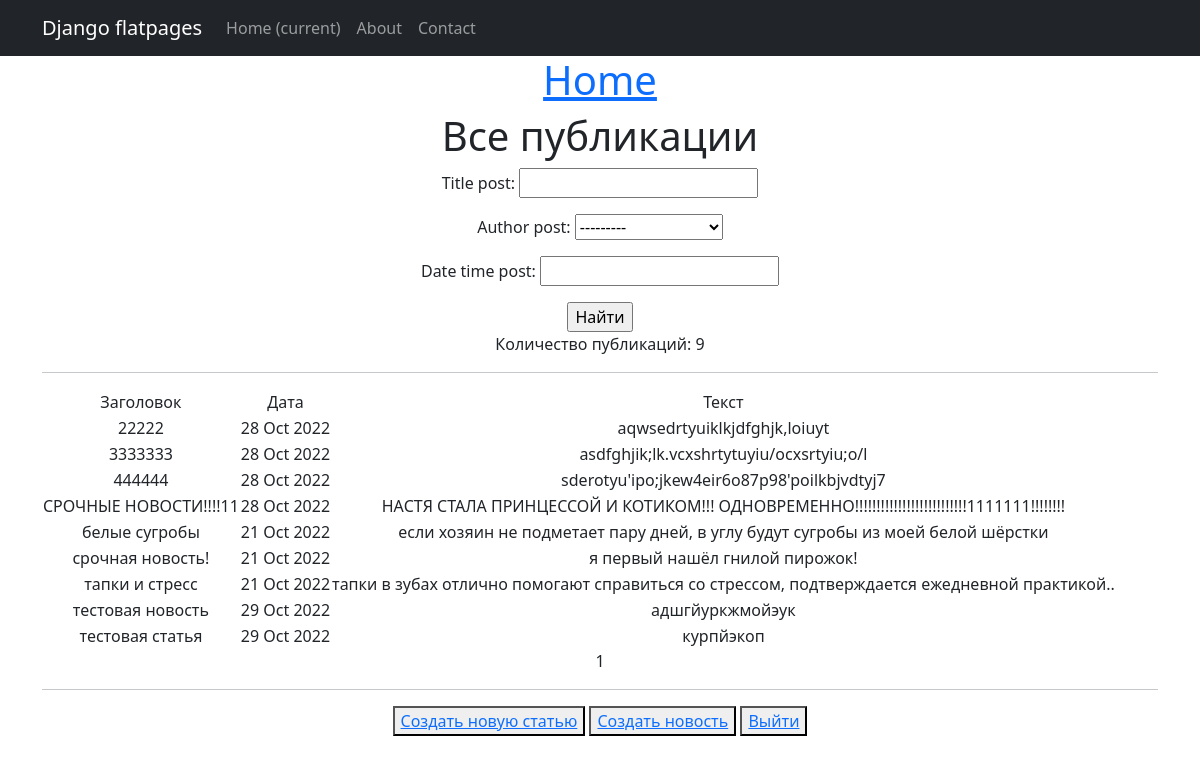
Before: / (signed in) with the older database file.
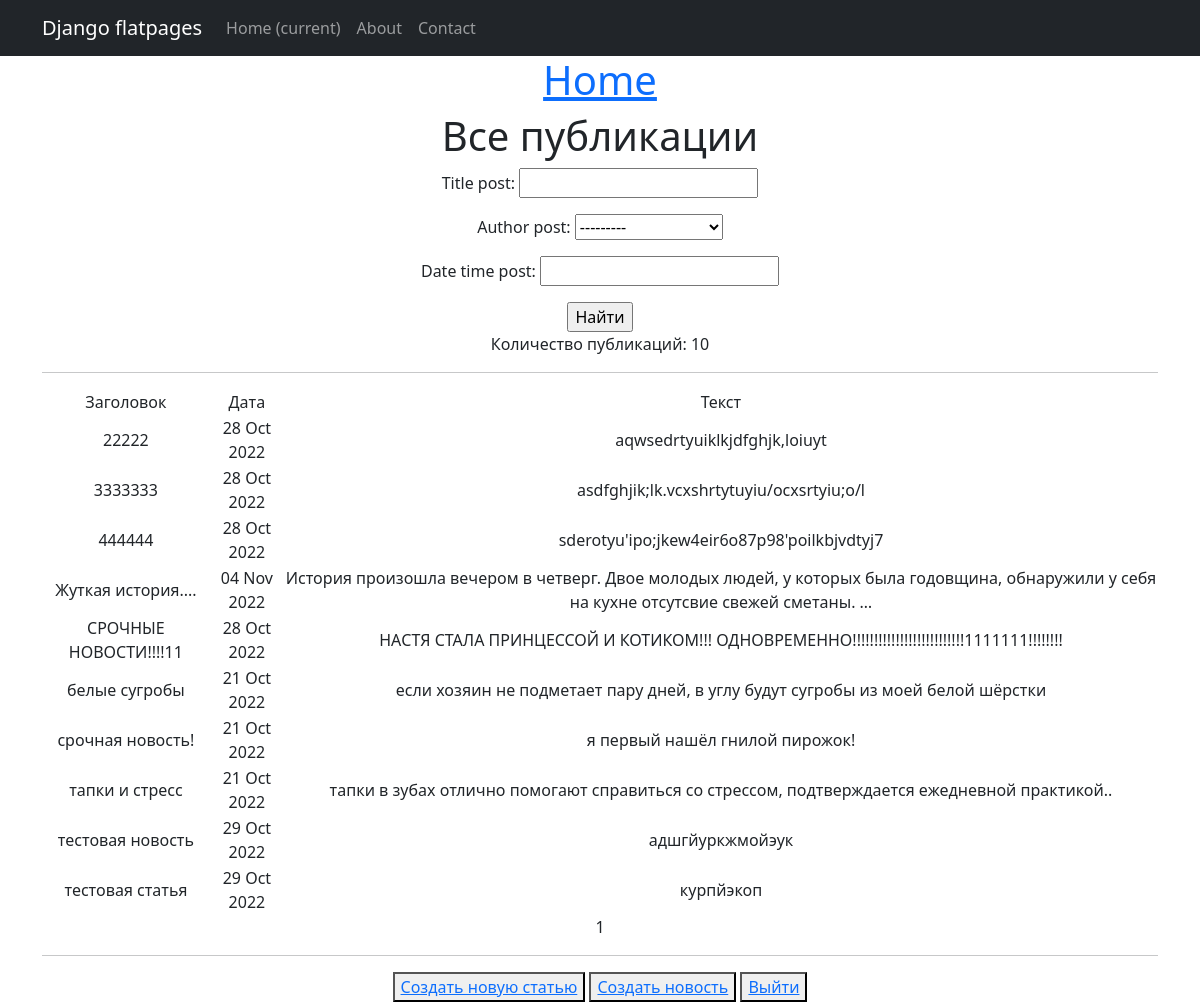
After: the same page with the newer database file.
### NewsApp/models.py (models this page shows, shortened)
class Post(models.Model):
    article = 'AR'
    news = 'NE'
    TYPE = [
    (article, 'статья'),
    (news, 'новость')]
    author_post = models.ForeignKey(Author, on_delete=models.CASCADE)
    type_post = models.CharField(max_length=2, choices=TYPE, default=article)
    date_time_post = models.DateTimeField(auto_now_add=True)
    categories_post = models.ManyToManyField(Category, through='PostCategory')
    title_post = models.CharField(max_length=250)
    text_post = models.TextField()
    rating_post = models.FloatField(default=0.0)

### NewsApp/views.py (the view)
# urls.py: path('', PostsList.as_view(), name='post_list'),
class PostsList(LoginRequiredMixin, ListView):
    model = Post
    ordering = 'title_post'
    template_name = 'posts.html'
    context_object_name = 'posts'
    paginate_by = 10
    def get_queryset(self):
        queryset = super().get_queryset()
        self.filterset = PostFilter(self.request.GET, queryset)
        return self.filterset.qs
    def get_context_data(self, **kwargs):
        context = super().get_context_data(**kwargs)
        context['filterset'] = self.filterset
        return context

### NewsApp/templatetags/custom_filters.py (called while the page is built)
@register.filter()
def censor(value):
    for word in words:
        value = value.replace(word, '***')
    return value

### templates/posts.html (shortened to what this page needs)
{% extends 'flatpages/default.html' %}
{% load custom_filters %}
{% load custom_tags %}
{% block content %}
<h1>Все публикации </h1>
<form action="" method="get">
    {{ filterset.form.as_p }}
    <input type="submit" value="Найти" />
</form>
Количество публикаций: {{  posts|length}}
<hr>
{% if posts %}
<table>
    <tr>
        <td>Заголовок</td>
        <td>Дата</td>
        <td>Текст</td>
    </tr>
    {% for post in posts %}
    <tr>
        <td>{{ post.title_post|censor }}</td>
        <td>{{ post.date_time_post|date:'d M Y' }}</td>
        <td>{{ post.text_post|truncatewords:20 }}</td>
    </tr>
    {% endfor %}
</table>
{% else %}
<h2>Публикаций нет!</h2>
{% endif %}
{{ page_obj.number }}
<hr>
<button> <a href="articles/create/">Создать новую статью</a> </button>
<button> <a href="news/create/">Создать новость</a> </button>
<button> <a href="sign/logout/">Выйти</a> </button>
{% endblock content %}

### templates/flatpages/default.html (shortened to what this page needs)
<!DOCTYPE html>
<html lang="en">
<head>
    {% load static %}
    <link href="{% static 'css/styles.css' %}" rel="stylesheet" />
</head>
<body>
<nav class="navbar navbar-expand-lg navbar-dark bg-dark static-top">
    <div class="container">
        <a class="navbar-brand" href="#">Django flatpages</a>
        <div class="collapse navbar-collapse" id="navbarResponsive">
            <ul class="navbar-nav ml-auto">
                <li class="nav-item active">
                    <a class="nav-link" href="#">Home
                        <span class="sr-only">(current)</span>
                    </a>
                </li>
                <li class="nav-item">
                    <a class="nav-link" href="/about/">About</a>
                </li>
                <li class="nav-item">
                    <a class="nav-link" href="/contacts/">Contact</a>
                </li>
            </ul>
        </div>
    </div>
</nav>
<div class="container">
    <div class="row">
        <div class="col-lg-12 text-center">
            <h1><a href="/">Home</a></h1>
            {% block content %}{% endblock content %}
        </div>
    </div>
</div>
</body>
</html>

Changed rows visible on the page:
added Post: title_post|censor "Жуткая история....", date_time_post "04 Nov 2022", text_post "История произошла вечером в четверг. Двое молодых людей, у которых была годовщина, обнаружили у себя на кухне отсутсвие свежей сметаны. …"
Other visible differences:
{{ posts|length }}: "9" → "10"
